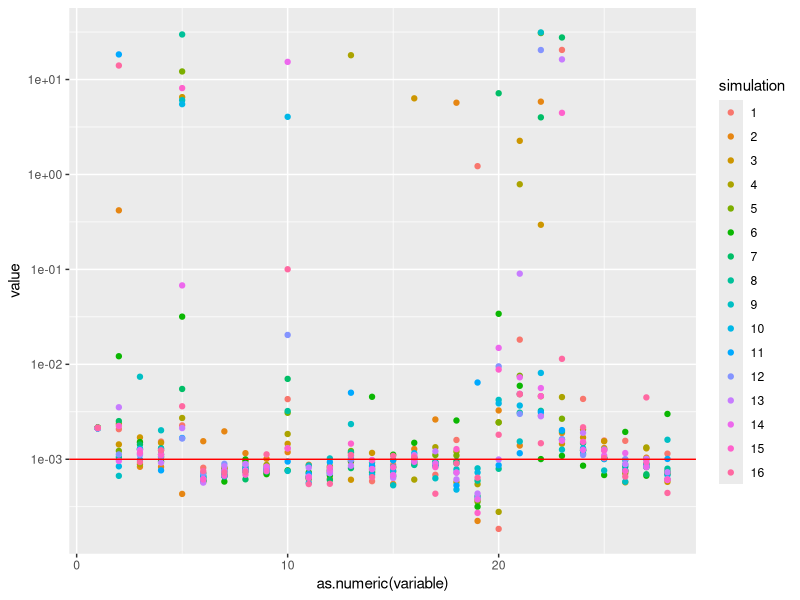

This chart was generated by the following R code:
library(reshape2)
library(ggplot2)
library(scales)

data <- read.table('constant-size-estimates-100Mb.txt', header=FALSE)

thetas <- cbind(simulation=factor(1:nrow(data)), data[,-ncol(data)])
names(thetas) <- c('simulation', 1:28)

qplot(as.numeric(variable), value, color=simulation, #geom='line', 
      data=melt(thetas, id.vars='simulation')) +
  geom_hline(yintercept=0.001, col='red') + 
  scale_y_continuous(trans=log10_trans())#, limits=c(0.0001, 0.02))

